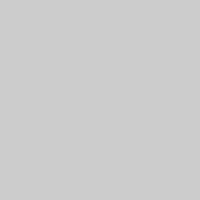
Frame 1 (no input)
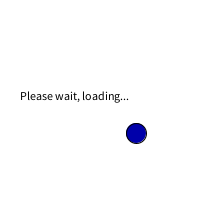
Frame 60 (the mouse pressed at the canvas centre just before this capture)
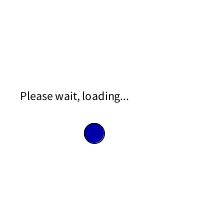
Frame 120 (the mouse held since frame 60 and released just before this capture)

The Processing sketch that drew these frames (run headless with seeded random() and noise(); from frame 60 on, the mouse is pressed at the canvas centre):

// Processing sketch: ShowInitProgress
// ── ShowInitProgress.pde
// https://forum.processing.org/topic/display-something-during-initial-loading

int idx = 0;
int[] indices;
int startPhase = 0;
 
void setup()
{
  size(200, 200);
}
 
void draw()
{
  switch (startPhase)
  {
  case 0: // Start the setup
    println(startPhase);
//    setUpSketch();
    thread("setUpSketch");
    startPhase++;
    return;
  case 1: // During the setup
//    println(startPhase);
    showLoading();
    return;
  }
//  println("-  " + startPhase);
  
  if (idx >= width * height)
  {
    println("Done!");
    noLoop();
    return;
  }
  
  loadPixels();
  pixels[indices[idx++]] = 0xFF000000 + idx * 64; //#000000;
  updatePixels();
}
 
void setUpSketch()
{
  println("Starting init");
  indices = new int[width * height];
  // Generate a list of random indices
  for (int i = 1; i < indices.length; i++)
  {
    int j = int(random(0, i+1));
    indices[i] = indices[j];
    indices[j] = i;
  }
  delay(5000); // Lengthly initialization here: load stuff, compute things, etc.
  println("Init ended");
  background(255);
  startPhase++;
}
 
int loadingX = 20;
void showLoading()
{
  background(255);
  fill(0);
  text("Please wait, loading...", 20, height / 2);
  fill(#0000AA);
  ellipse(loadingX, 2 * height / 3, 20, 20);
  loadingX += 2;
  if (loadingX > width - 20)
  {
    loadingX = 20;
  }
}
